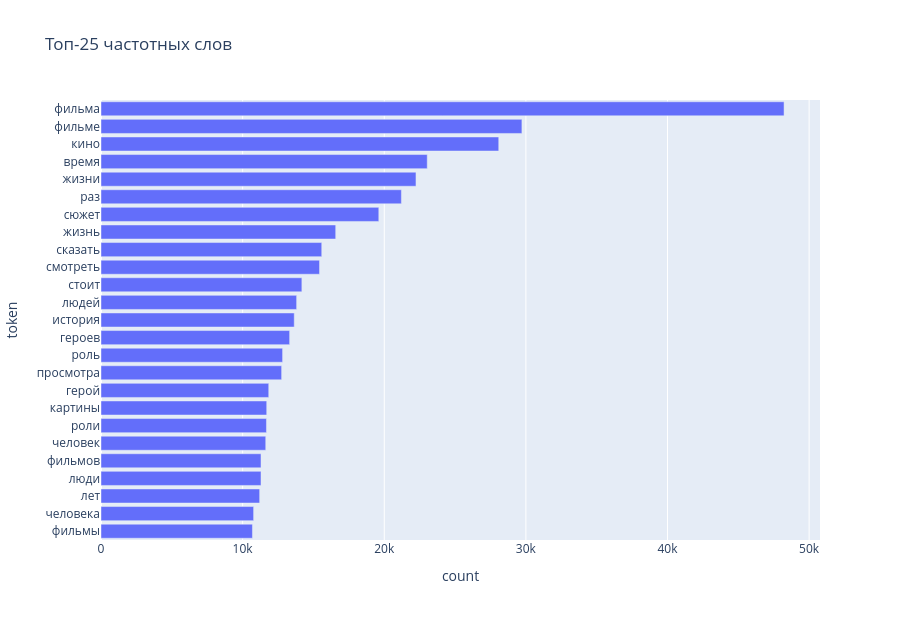

The notebook cell this image was saved under:
### Markdown cell above
### 3.4 Частотные слова

Смотрим наиболее частые токены после грубой очистки. Это помогает оценить шум и выбрать размер словаря для токенизатора.

### Code cell
EDA_STOPWORDS = set(SPACY_RU_STOPWORDS) | {"это", "все", "ещё", "еще", "который", "фильм"}

raw_tokens = []
for text in eda_df[TEXT_COL].astype(str).sample(min(len(eda_df), 50_000), random_state=SEED):
    raw_tokens.extend(
        token for token in re.findall(r"[а-яa-zё]+", text.lower())
        if len(token) > 2 and token not in EDA_STOPWORDS
    )

top_words = pd.DataFrame(Counter(raw_tokens).most_common(25), columns=["token", "count"])
display(top_words.head(10))
fig = px.bar(top_words, x="count", y="token", orientation="h", title="Топ-25 частотных слов")
fig.update_layout(height=620, yaxis={"categoryorder": "total ascending"})
fig.show()

### Figure 1 — Plotly figure (JSON) as saved in the notebook; plotly's stock layout.template omitted (floating-point values rounded to 4 significant figures)
{"data": [{"hovertemplate": "count=%{x}<br>token=%{y}<extra></extra>", "legendgroup": "", "marker": {"color": "#636efa", "pattern": {"shape": ""}}, "name": "", "orientation": "h", "showlegend": false, "textposition": "auto", "type": "bar", "x": [48229, 29720, 28084, 23035, 22240, 21210, 19615, 16572, 15586, 15430, 14183, 13813, 13644, 13319, 12822, 12755, 11844, 11701, 11683, 11632, 11298, 11297, 11202, 10776, 10693], "xaxis": "x", "y": ["фильма", "фильме", "кино", "время", "жизни", "раз", "сюжет", "жизнь", "сказать", "смотреть", "стоит", "людей", "история", "героев", "роль", "просмотра", "герой", "картины", "роли", "человек", "фильмов", "люди", "лет", "человека", "фильмы"], "yaxis": "y"}], "layout": {"barmode": "relative", "height": 620, "legend": {"tracegroupgap": 0}, "title": {"text": "Топ-25 частотных слов"}, "xaxis": {"anchor": "y", "domain": [0, 1], "title": {"text": "count"}}, "yaxis": {"anchor": "x", "categoryorder": "total ascending", "domain": [0, 1], "title": {"text": "token"}}}}
